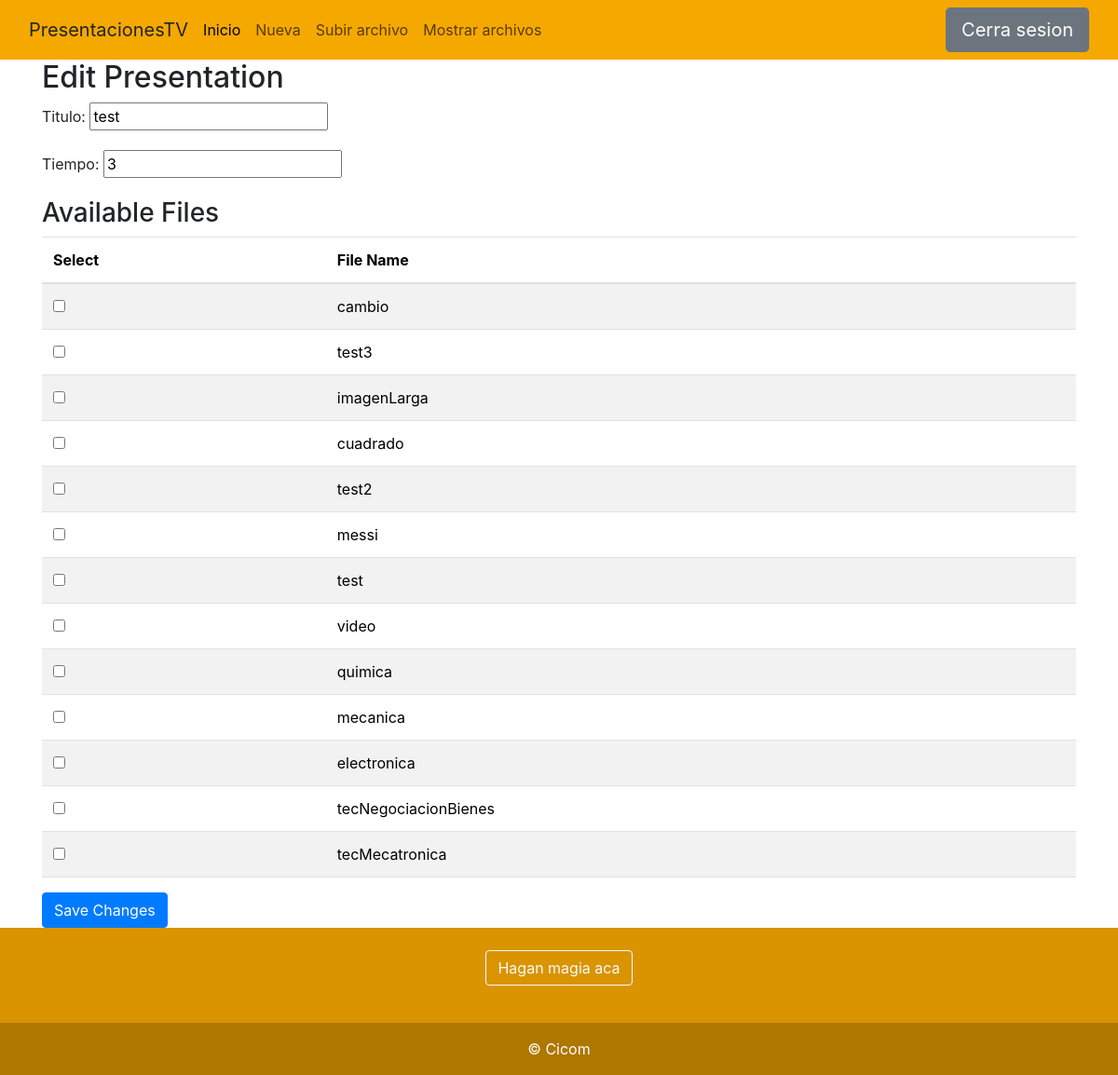
Page /presentacion-edit/13/ (signed in) on the committed database.
### ImagenesApp/models.py (models this page shows, shortened)
class Presentacion(models.Model):
    titulo = models.CharField(max_length=100)
    archivos = models.ManyToManyField(Archivo, through='DetallePresentacion')
    tiempo = models.IntegerField(default=20)

class Archivo(models.Model):
    nombre = models.CharField(max_length=255)
    archivo = models.FileField(upload_to='archivos/')  # Ajusta la carpeta según tus necesidades
    es_video = models.BooleanField(default=False)

### ImagenesApp/views.py (the view, shortened to what this page needs)
# urls.py: path('presentacion-edit/<int:pk>/', views.PresentacionEditView.as_view(), name='presentacion-edit'),
@method_decorator(login_required, name='dispatch')
class PresentacionEditView(UpdateView):
    model = Presentacion
    template_name = 'ImagenesApp/presentacion_edit.html'
    fields = ['titulo', 'tiempo']
    def get_context_data(self, **kwargs):
        context = super().get_context_data(**kwargs)
        context['archivos_disponibles'] = Archivo.objects.exclude(detallepresentacion__presentacion=self.object)
        return context

### ImagenesApp/templates/ImagenesApp/presentacion_edit.html (shortened to what this page needs)
{% extends "base.html" %}
{% block content %}
  <div class="container">
    <h2>Edit Presentation</h2>
    <form method="post" enctype="multipart/form-data">
      <div class="form-group">
        <label for="{{ form.titulo.id_for_label }}">Titulo:</label>
        {{ form.titulo }}
      </div>
      <div class="form-group">
        <label for="{{ form.tiempo.id_for_label }}">Tiempo:</label>
        {{ form.tiempo }}
      </div>
      <h3>Available Files</h3>
      <table class="table table-striped">
        <thead>
          <tr>
            <th>Select</th>
            <th>File Name</th>
          </tr>
        </thead>
        <tbody>
          {% for archivo in archivos_disponibles %}
            <tr>
              <td>
                <input type="checkbox" name="archivos[]" value="{{ archivo.id }}">
              </td>
              <td>{{ archivo.nombre }}</td>
            </tr>
          {% endfor %}
        </tbody>
      </table>
      <input type="submit" class="btn btn-primary" value="Save Changes">
    </form>
  </div>
{% endblock %}

### rows in the picture
Presentacion: titulo "test", tiempo "3"
Archivo: nombre "cambio"
Archivo: nombre "test3"
Archivo: nombre "imagenLarga"
Archivo: nombre "cuadrado"
Archivo: nombre "test2"
Archivo: nombre "messi"
Archivo: nombre "test"
Archivo: nombre "video"
Archivo: nombre "quimica"
Archivo: nombre "mecanica"
Archivo: nombre "electronica"
Archivo: nombre "tecNegociacionBienes"
Archivo: nombre "tecMecatronica"
